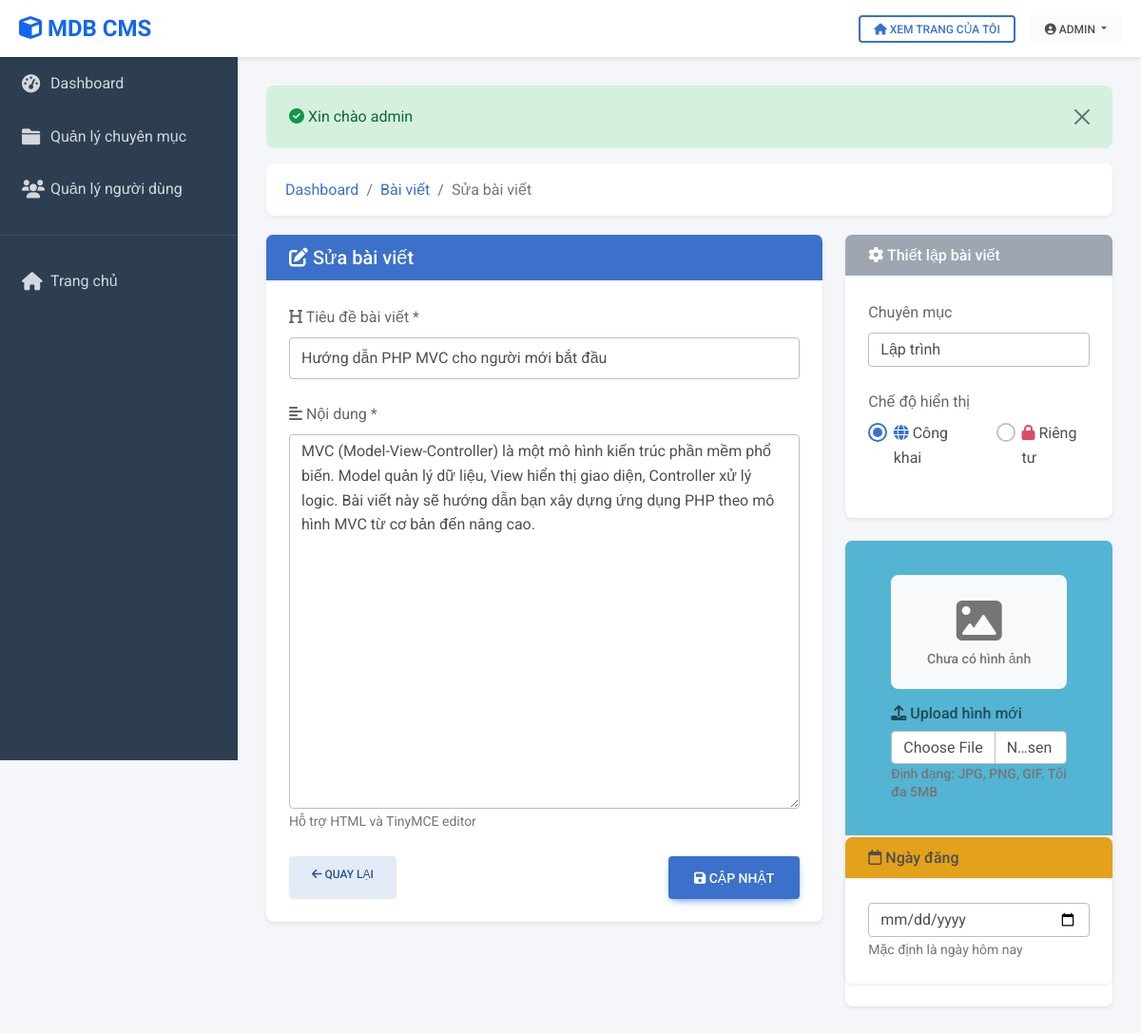
The page /posts_edit.php?id=2 (signed in) on the database its author committed.
### tables this page shows
CREATE TABLE posts (
  id INT AUTO_INCREMENT PRIMARY KEY,
  category_id INT DEFAULT NULL,
  title VARCHAR(255) NOT NULL,
  slug VARCHAR(255) NOT NULL,
  image VARCHAR(255) DEFAULT NULL,
  content TEXT NOT NULL,
  excerpt VARCHAR(500) DEFAULT NULL,
  author INT NOT NULL,
  date DATETIME DEFAULT CURRENT_TIMESTAMP,
  views INT DEFAULT 0,
  status VARCHAR(20) NOT NULL DEFAULT 'publish',
  created_at DATETIME DEFAULT CURRENT_TIMESTAMP,
  updated_at DATETIME DEFAULT CURRENT_TIMESTAMP ON UPDATE CURRENT_TIMESTAMP,
  
  FOREIGN KEY (author) REFERENCES users(id) ON DELETE CASCADE,
  FOREIGN KEY (category_id) REFERENCES categories(id) ON DELETE SET NULL,
  
  INDEX idx_author (author),
  INDEX idx_category (category_id),
  INDEX idx_date (date),
  INDEX idx_status (status),
  INDEX idx_slug (slug),
  FULLTEXT INDEX idx_search (title, content)
);

### support/View.php (called while the page is built, shortened)
<?php
class View
{
    public static function renderAdmin($template, $data = [])
    {
        $viewPath = __DIR__ . '/../views/' . $template . '.php';
        extract($data);
        require __DIR__ . '/../views/layout/admin_header.php';
        require $viewPath;
        require __DIR__ . '/../views/layout/admin_footer.php';
    }
}

### controllers/BaseController.php (called while the page is built, shortened)
<?php
abstract class BaseController
{
    protected function renderAdmin($template, $data = [])
    {
        View::renderAdmin($template, $data);
    }
}

### controllers/PostController.php (called while the page is built, shortened)
<?php
class PostController extends BaseController
{
    private $posts;
    private $categories;
    public function __construct($pdo)
    {
        $this->posts = new Post($pdo);
        $this->categories = new Category($pdo);
    }
    public function edit($id, $input = [], $files = [])
    {
        $post = $this->posts->find($id);
        $categories = $this->categories->all();
        $this->renderAdmin('posts/form', [
            'pageTitle' => 'Sửa bài viết',
            'title' => 'Sửa bài viết',
            'post' => $post,
            'categories' => $categories,
        ]);
    }
}

### public/posts_edit.php (called while the page is built, shortened)
<?php
require __DIR__ . '/../config/app.php';
$controller = new PostController($pdo);
$controller->edit((int) $_GET['id'], $_POST, $_FILES);

### models/Post.php (called while the page is built, shortened)
<?php
class Post
{
    private $pdo;
    public function __construct($pdo)
    {
        $this->pdo = $pdo;
    }
    public function find($id)
    {
        $stmt = $this->pdo->prepare(
            'SELECT posts.*, users.username, categories.title as category_name, categories.id as category_id
             FROM posts
             LEFT JOIN users ON users.id = posts.author
             LEFT JOIN categories ON categories.id = posts.category_id
             WHERE posts.id = :id LIMIT 1'
        );
        $stmt->execute([':id' => $id]);
        $post = $stmt->fetch();
        return $post ?: null;
    }
}

### config/app.php (called while the page is built, shortened)
<?php
spl_autoload_register(function ($class) {
    $prefix = 'App\\';
    $baseDir = __DIR__ . '/../';
    $len = strlen($prefix);
    $relativeClass = substr($class, $len);
    $file = $baseDir . str_replace('\\', '/', $relativeClass) . '.php';
});

### models/Category.php (called while the page is built, shortened)
<?php
class Category
{
    private $pdo;
    public function __construct($pdo)
    {
        $this->pdo = $pdo;
    }
    public function all()
    {
        $stmt = $this->pdo->query("SELECT * FROM categories ORDER BY title ASC");
        return $stmt->fetchAll();
    }
}

### views/posts/form.php (the view, shortened to what this page needs)
<?php
$isEdit = !empty($post['id']);
?>
<div class="admin-breadcrumb">
    <nav aria-label="breadcrumb">
        <ol class="breadcrumb mb-0">
            <li class="breadcrumb-item"><a href="dashboard.php">Dashboard</a></li>
            <li class="breadcrumb-item"><a href="posts.php">Bài viết</a></li>
            <li class="breadcrumb-item active"><?php echo $title; ?></li>
        </ol>
    </nav>
</div>
<form method="post" enctype="multipart/form-data" id="postForm">
    <div class="row">
        <div class="col-lg-8">
            <div class="card shadow-sm mb-4">
                <div class="card-header bg-primary text-white">
                    <h5 class="mb-0">
                        <i class="fas fa-<?php echo $isEdit ? 'edit' : 'plus'; ?>"></i>
                        <?php echo $title; ?>
                    </h5>
                </div>
                <div class="card-body">
                    <div class="mb-4">
                        <label for="title" class="form-label">
                            <i class="fas fa-heading"></i> Tiêu đề bài viết *
                        </label>
                        <input type="text" class="form-control form-control-lg" id="title" name="title"
                            value="<?php echo htmlspecialchars($post['title'] ?? ''); ?>" required
                            placeholder="Nhập tiêu đề bài viết...">
                    </div>
                    <div class="mb-4">
                        <label for="content" class="form-label">
                            <i class="fas fa-align-left"></i> Nội dung *
                        </label>
                        <textarea name="content" id="content" rows="15" class="form-control"
                            placeholder="Nhập nội dung bài viết..."><?php echo htmlspecialchars($post['content'] ?? ''); ?></textarea>
                        <small class="text-muted">Hỗ trợ HTML và TinyMCE editor</small>
                    </div>
                    <div class="d-flex justify-content-between">
                        <a href="posts.php" class="btn btn-secondary">
                            <i class="fas fa-arrow-left"></i> Quay lại
                        </a>
                        <button type="submit" class="btn btn-primary btn-lg">
                            <i class="fas fa-save"></i> <?php echo $isEdit ? 'Cập nhật' : 'Tạo mới'; ?>
                        </button>
                    </div>
                </div>
            </div>
        </div>
        <div class="col-lg-4">
            <div class="card shadow-sm mb-4">
                <div class="card-header bg-secondary text-white">
                    <h6 class="mb-0">
                        <i class="fas fa-cog"></i> Thiết lập bài viết
                    </h6>
                </div>
                <div class="card-body">
                    <div class="mb-4">
                        <label for="category_id" class="form-label">Chuyên mục</label>
                        <select class="form-control" id="category_id" name="category_id">
                            <?php foreach ($categories as $cat): ?>
                                <option value="<?php echo $cat['id']; ?>" <?php echo (!empty($post['category_id']) && $post['category_id'] == $cat['id']) ? 'selected' : ''; ?>>
                                    <?php echo htmlspecialchars($cat['title']); ?>
                                </option>
                            <?php endforeach; ?>
                        </select>
                    </div>
                    <div class="mb-4">
                        <label class="form-label">Chế độ hiển thị</label>
                        <div class="d-flex gap-4">
                            <div class="form-check">
                                <input class="form-check-input" type="radio" name="status" id="statusPublic" value="publish"
                                    <?php echo (empty($post['status']) || $post['status'] === 'publish') ? 'checked' : ''; ?>>
                                <label class="form-check-label" for="statusPublic">
                                    <i class="fas fa-globe text-primary"></i> Công khai
                                </label>
                            </div>
                            <div class="form-check">
                                <input class="form-check-input" type="radio" name="status" id="statusPrivate" value="private"
                                    <?php echo (!empty($post['status']) && $post['status'] === 'private') ? 'checked' : ''; ?>>
                                <label class="form-check-label" for="statusPrivate">
                                    <i class="fas fa-lock text-danger"></i> Riêng tư
                                </label>
                            </div>
                        </div>
                    </div>
                </div>
            </div>
            <div class="card shadow-sm mb-4">
                <div class="card-header bg-info text-white">
                    <h6 class="mb-0">
        <div class="card-body">
            <div id="imagePreviewContainer" class="text-center mb-3">
                <?php if (!empty($post['image'])): ?>
                    <img src="<?php echo htmlspecialchars($post['image']); ?>" alt="Current Image" id="previewImg"
                        class="img-fluid rounded" style="max-height: 250px; object-fit: cover;">
                    <p class="text-muted small mt-2">Hình ảnh hiện tại</p>
                <?php else: ?>
                    <div id="placeholderImg" class="p-4" style="background: #f8f9fa; border-radius: 8px;">
                        <i class="fas fa-image fa-3x text-muted"></i>
                        <p class="text-muted small mt-2 mb-0">Chưa có hình ảnh</p>
                    </div>
                <?php endif; ?>
            </div>
            <label for="image" class="form-label">
                <i class="fas fa-upload"></i> Upload hình mới
            </label>
            <input type="file" class="form-control" id="image" name="image" accept="image/*"
                onchange="previewImage(this)">
            <small class="text-muted">Định dạng: JPG, PNG, GIF. Tối đa 5MB</small>
        </div>
    </div>
    <div class="card shadow-sm mb-4">
        <div class="card-header bg-warning">
            <h6 class="mb-0">
                <i class="far fa-calendar"></i> Ngày đăng
            </h6>
        </div>
        <div class="card-body">
            <input type="date" class="form-control" id="date" name="date"
                value="<?php echo htmlspecialchars($post['date'] ?? date('Y-m-d')); ?>">
            <small class="text-muted">Mặc định là ngày hôm nay</small>
        </div>
    </div>
    </div>
    </div>
</form>

### views/layout/admin_header.php (style rules this page uses)
:root { --sidebar-width: 250px; --header-height: 60px; --primary-color: #1266f1; --sidebar-bg: #2c3e50; --sidebar-hover: #34495e; }
body { background: #f4f6f9; }
.admin-breadcrumb { background: white; padding: 15px 20px; border-radius: 8px; margin-bottom: 20px; box-shadow: 0 2px 4px rgba(0, 0, 0, 0.05); }

### rows shown on the page
posts: title "Hướng dẫn PHP MVC cho người mới bắt đầu", content "MVC (Model-View-Controller) là một mô hình kiến trúc phần mềm phổ biến. Model quản lý dữ liệu, View hiển thị giao diện, Controller xử lý logic. Bài viết này sẽ hướng dẫn bạn xây dựng ứng dụng PHP theo mô hình MVC từ cơ bản đến nâng cao.", status "☑ Công khai", status "☐ Riêng tư"

### other values the page prints
$currentUser['username'] "ADMIN"
$flash['message'] "Xin chào admin"
$title "Sửa bài viết"
form field category_id "Lập trình"
